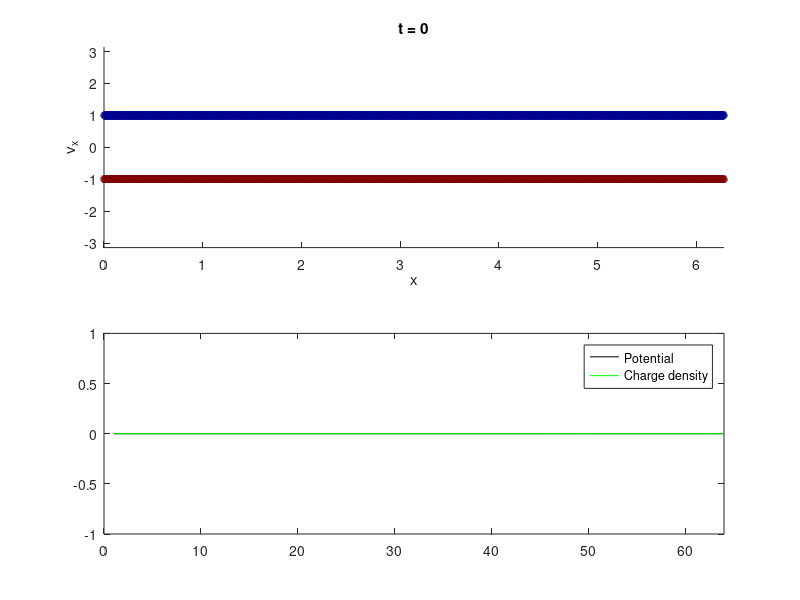

MATLAB code to generate this figure: (Note: this script raises an error after producing the figure.)
% 1D Electrostatic PIC code
% Script to solve the two stream instability problem, based on code by 
% Brieda (https://www.particleincell.com/2015/two-stream-instability/), in 
% turn based on Birdsall (Plasma Physics via Computer Simulation)
%
% Rahul Kalampattel, 15/06/2017

close all; clearvars; clc
% ======================================================================== %
% Setup
% ======================================================================== %

% Constants
qm = -1;        % Charge to mass ratio
wp = 1;         % Plasma frequency
e0 = 1;         % Permittivity of free space

% Simulation parameters
L = 2*pi;       % Length of simulation domain
C = 63;         % Number of cells (N-1)
N = C+1;        % Number of nodes (C+1)
h = L/C;        % Cell width/grid spacing

npCell = 15;    % Number of particles per cell (per species)
np = C*npCell;  % Total number of particles (per species)

dt = 0.1;       % Time step
tMax = 501;  	% Max number of iterations in main loop
tol = 1e-6;     % Tolerance for potential solver

% ======================================================================== %
% Initialise simulation
% ======================================================================== %

q = wp^2*(1/qm)*e0*L/(0.5*np);  % Charge (mistake in Brieda, factor of 0.5 not needed?)
m = q/qm;                       % Mass
q0 = -q;                        % Background charge

particles = zeros(2,np);        % Vector of simulation particles ([pos; vel])
v = 1;                          % Initial velocity
dx0 = 1e-4;                     % Perturbation factor

for i = 1:np
    x0 = (0.5+i-1)*L/np;        % Seed particles (uniformly distributed)
    theta = 2*pi*x0/L;
    dx = dx0*cos(theta);        % Offset from initial location
    x1 = x0+dx;
    x2 = x0-dx;
    
    % Check if particles are still in simulation domain
    if x1<0
        x1 = x1 + L;
    elseif x1>=L
        x1 = x1 - L;
    end
    if x2<0
        x2 = x2 + L;
    elseif x2>=L
        x2 = x2 - L;
    end
    
    % Initialise particle state
    particles(:,2*i-1) = [x1; v];
    particles(:,2*i) = [x2; -v];
end

np = np*2;          % Update to take both species into account
E = zeros(1,N);     % Initialise electric field
t = 0;              % Time step counter (simulation time = t*dt)

% For plotting
fig = figure;
colormap jet;
colors = zeros(1,np);
colors(2:2:end)=1;
filename = 'testAnimated.gif';

% ======================================================================== %
% Main loop
% ======================================================================== %

while t<tMax
    rho = zeros(1,N);   % Clear the charge density vector
    
    % Find charge at grid nodes (weighting)
    for i = 1:np
        % Coordinate of grid node to the left of particle
        coord = 1 + floor(particles(1,i)/h);    
        % Distance from particle to grid node as a percentage of grid spacing
        d = (1+particles(1,i)/h) - coord;       
        rho(coord) = rho(coord) + q*d;
        rho(coord+1) = rho(coord+1) + q*(1-d);
    end
    
    % Add background charge
    rho(1:N-1) = rho(1:N-1) + q0*(np/(N-1));
    
    % Periodic BCs at the end points
    rho(N) = rho(N) + rho(1);
    rho(1) = rho(N);
    
    % Calculate the charge density
    rho = rho/h;
    rho(abs(rho)<1e-10) = 0;  % Remove some noise
    
    % Solve for potential (Poisson equation) using Gauss-Seidel method and 
    % central difference formula for second derivative
    phi = zeros(1,N);   % Clear the potential vector
    
    SOR = 1.8;  % Successive over relaxation parameter for faster GS method convergence
    for j = 1:20000
        for i = 1:N-1
            if i==1         % When i-1==0
                phi(i) = SOR*0.5*(phi(N-1) + phi(i+1) + (rho(i)/e0)*h^2) + ...
                (1-SOR)*phi(i); % N-1 rather than N, since the BC is periodic, so N==1
            elseif i==N-1   % When i+1==N
                phi(i) = SOR*0.5*(phi(i-1) + phi(1) + (rho(i)/e0)*h^2) + ...
                (1-SOR)*phi(i); 
            else
                phi(i) = SOR*0.5*(phi(i-1) + phi(i+1) + (rho(i)/e0)*h^2) + ...
                (1-SOR)*phi(i); %
            end
        end
        
        % Check for convergence by evaluating residual of Poisson equation on internal points
        if mod(j,25)==0
            resSum = 0;
            for i = 2:N-1
                if i==N-1
                    residual = (rho(i)/e0)+(phi(i-1) - 2*phi(i) + phi(1))/h^2;
                else
                    residual = (rho(i)/e0)+(phi(i-1) - 2*phi(i) + phi(i+1))/h^2;
                end
                resSum = resSum + residual^2;
            end
            if sqrt(resSum/N)<tol
                break
            end
        end
    end
    phi(N) = phi(1); % Periodic BC at end
    
    % Calculate electric field using central difference for first derivative
    for i = 1:N
        if i==1
            E(i) = (phi(N-1)-phi(i+1))/(2*h);
        elseif i==N
            E(i) = (phi(i-1)-phi(2))/(2*h);
        else
            E(i) = (phi(i-1)-phi(i+1))/(2*h);
        end
    end
    
    % Move particles
    for i = 1:np
        % Find electric field at particle position (inverse weighting)
        coord = 1 + floor(particles(1,i)/h);
        d = (1+particles(1,i)/h) - coord;
        E_part = E(coord)*d + E(coord+1)*(1-d);
        
        % Move v back by dt/2, i.e. find v(t-dt/2)
        if t==0
            particles(2,i) = particles(2,i) + 0.5*E_part*qm*dt;
        end
            
        % Calculate v(t+dt/2), use to find x(t+dt) (mistake in Brieda, need an extra step?)
        particles(2,i) = particles(2,i) + E_part*qm*dt;
        particles(1,i) = particles(1,i) + particles(2,i)*dt;
        
        % Periodic BCs to keep the particles in the domain
        if particles(1,i)<0
            particles(1,i) = particles(1,i) + L;
        end
        if particles(1,i)>=L
            particles(1,i) = particles(1,i) - L;
        end
    end
    
    % Plots
    if mod(t,5)==0
        subplot(2,1,1)
        scatter(particles(1,:),particles(2,:),40,colors,'filled','MarkerFaceAlpha',0.5)
        axis([0,2*pi,-pi,pi])
        xlabel('x')
        ylabel('v_x')
        title(sprintf('t = %d',dt*50*floor(t/50)))
        
        subplot(2,1,2)
        plot(1:N,phi,'k',1:N,rho,'g')
        legend('Potential', 'Charge density')
        axis([0,N,-1,1])
        drawnow
        
        % Capture the plot as an image
        frame = getframe(fig);
        im = frame2im(frame);
        [imind,cm] = rgb2ind(im,256);
        
        % Write to the GIF File
        if t == 0
            imwrite(imind,cm,filename,'gif', 'Loopcount',inf);
        else
            imwrite(imind,cm,filename,'gif','WriteMode','append');
        end
        
        % Calculate field quantities
        EK = 0.5*sum(m*particles(2,:).*particles(2,:)); % Kinetic energy
        EP = 0.5*sum(rho.*phi);                         % Electric potential energy
    end
    t = t+1;    % Update time step
end